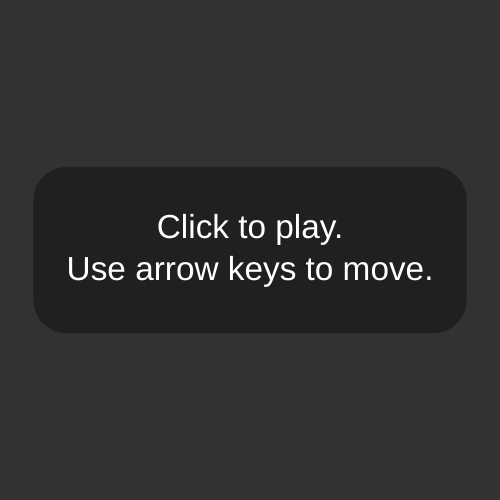
Frame 1 (no input)
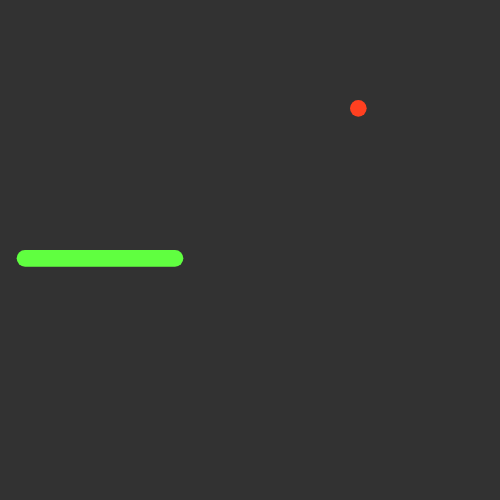
Frame 2 (the mouse pressed at the canvas centre, redrawn once)

The p5.js sketch that drew these frames (run headless with seeded random() and noise() and a simulated clock; the mouse was pressed at the canvas centre and the sketch redrawn once):

// p5.js sketch
// ── sketch.js
// The snake moves along a grid, one space at a time
// The grid is smaller than the canvas, and its dimensions
//  are stored in these variables
let gridWidth = 30;
let gridHeight = 30;

let gameStarted = false;

// How many segments snake starts with
let startingSegments = 10;

// Starting coordinates for first segment
let xStart = 0;
let yStart = 15;

// Starting direction of motion
let startDirection = 'right';

// Current direction of motion
let direction = startDirection;

// The snake is divided into small segments,
// stored as vectors in this array
let segments = [];

let score = 0;
let highScore;

// The fruit's position is stored as a vector
// in this variable
let fruit;

function setup() {
  createCanvas(500, 500);

  // Adjust frame rate to set movement speed
  frameRate(10);

  textAlign(CENTER, CENTER);
  textSize(2);

  // Check for saved high score in local browser storage
  // If no score has been stored, this will be undefined
  highScore = getItem('high score');

  describe(
    'A reproduction of the arcade game Snake, in which a snake, represented by a green line on a black background, is controlled by the arrow keys. Users move the snake toward a fruit, represented by a red dot, but the snake must not hit the sides of the window or itself.'
  );
}

function draw() {
  background(50);

  // Set scale so that the game grid fills canvas
  scale(width / gridWidth, height / gridHeight);
  if (gameStarted === false) {
    showStartScreen();
  } else {
    // Shift over so that snake and fruit are still on screen
    // when their coordinates are 0
    translate(0.5, 0.5);
    showFruit();
    showSegments();
    updateSegments();
    checkForCollision();
    checkForFruit();
  }
}

function showStartScreen() {
  noStroke();
  fill(32);
  rect(2, gridHeight / 2 - 5, gridWidth - 4, 10, 2);
  fill(255);
  text(
    'Click to play.\nUse arrow keys to move.',
    gridWidth / 2,
    gridHeight / 2
  );
  noLoop();
}

function mousePressed() {
  if (gameStarted === false) {
    startGame();
  }
}

function startGame() {
  // Put the fruit in a random place
  updateFruitCoordinates();

  // Start with an empty array for segments
  segments = [];

  // Start with x at the starting position and repeat until specified
  // number of segments have been created, increasing x by 1 each time
  for (let x = xStart; x < xStart + startingSegments; x += 1) {
    // Create a new vector at the current position
    let segmentPosition = createVector(x, yStart);

    // Add it to the beginning of the array
    segments.unshift(segmentPosition);
  }

  direction = startDirection;
  score = 0;
  gameStarted = true;
  loop();
}

function showFruit() {
  stroke(255, 64, 32);
  point(fruit.x, fruit.y);
}

function showSegments() {
  noFill();
  stroke(96, 255, 64);
  beginShape();
  for (let segment of segments) {
    vertex(segment.x, segment.y);
  }
  endShape();
}

function updateSegments() {
  // Remove last segment
  segments.pop();

  // Copy current head of snake
  let head = segments[0].copy();

  // Insert the new snake head at the beginning of the array
  segments.unshift(head);

  // Adjust the head's position based on the current direction
  switch (direction) {
    case 'right':
      head.x = head.x + 1;
      break;
    case 'up':
      head.y = head.y - 1;
      break;
    case 'left':
      head.x = head.x - 1;
      break;
    case 'down':
      head.y = head.y + 1;
      break;
  }
}

function checkForCollision() {
  // Store first segment in array as head
  let head = segments[0];

  // If snake's head...
  if (
    // hit right edge or
    head.x >= gridWidth ||
    // hit left edge or
    head.x < 0 ||
    // hit bottom edge or
    head.y >= gridHeight ||
    // hit top edge or
    head.y < 0 ||
    // collided with itself
    selfColliding() === true
  ) {
    // show game over screen
    gameOver();
  }
}

function gameOver() {
  noStroke();
  fill(32);
  rect(2, gridHeight / 2 - 5, gridWidth - 4, 12, 2);
  fill(255);

  // Set high score to whichever is larger: current score or previous
  // high score
  highScore = max(score, highScore);

  // Put high score in local storage. This will be be stored in browser
  // data, even after the user reloads the page.
  storeItem('high score', highScore);
  text(
    `Game over!
Your score: ${score}
High score: ${highScore}
Click to play again.`,
    gridWidth / 2,
    gridHeight / 2
  );
  gameStarted = false;
  noLoop();
}

function selfColliding() {
  // Store the last segment as head
  let head = segments[0];

  // Store every segment except the first
  let segmentsAfterHead = segments.slice(1);

  // Check each of the other segments
  for (let segment of segmentsAfterHead) {
    // If segment is in the same place as head
    if (segment.equals(head) === true) {
      return true;
    }
  }
  return false;
}

function checkForFruit() {
  // Store first segment as head
  let head = segments[0];

  // If the head segment is in the same place as the fruit
  if (head.equals(fruit) === true) {
    // Give player a point
    score = score + 1;

    // Duplicate the tail segment
    let tail = segments[segments.length - 1];
    let newSegment = tail.copy();

    // Put the duplicate in the beginning of the array
    segments.push(newSegment);

    // Reset fruit to a new location
    updateFruitCoordinates();
  }
}

function updateFruitCoordinates() {
  // Pick a random new coordinate for the fruit
  // and round it down using floor().
  // Because the segments move in increments of 1,
  // in order for the snake to hit the same position
  // as the fruit, the fruit's coordinates must be
  // integers, but random() returns a float
  let x = floor(random(gridWidth));
  let y = floor(random(gridHeight));
  fruit = createVector(x, y);
}

// When an arrow key is pressed, switch the snake's direction of movement,
// but if the snake is already moving in the opposite direction,
// do nothing.
function keyPressed() {
  switch (keyCode) {
    case LEFT_ARROW:
      if (direction !== 'right') {
        direction = 'left';
      }
      break;
    case RIGHT_ARROW:
      if (direction !== 'left') {
        direction = 'right';
      }
      break;
    case UP_ARROW:
      if (direction !== 'down') {
        direction = 'up';
      }
      break;
    case DOWN_ARROW:
      if (direction !== 'up') {
        direction = 'down';
      }
      break;
  }
}
